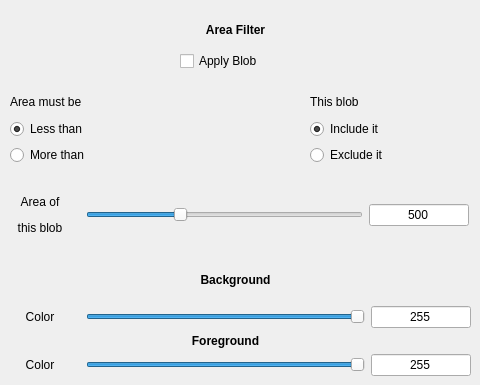
          <widget class="QWidget" name="tab_13">
           <attribute name="title">
            <string>Blob</string>
           </attribute>
           <widget class="QLabel" name="label_56">
            <property name="geometry">
             <rect>
              <x>0</x>
              <y>20</y>
              <width>471</width>
              <height>20</height>
             </rect>
            </property>
            <property name="text">
             <string>&lt;html&gt;&lt;head/&gt;&lt;body&gt;&lt;p align=&quot;center&quot;&gt;&lt;span style=&quot; font-weight:600;&quot;&gt;Area Filter&lt;/span&gt;&lt;/p&gt;&lt;/body&gt;&lt;/html&gt;</string>
            </property>
           </widget>
           <widget class="QWidget" name="gridLayoutWidget_29">
            <property name="geometry">
             <rect>
              <x>10</x>
              <y>90</y>
              <width>160</width>
              <height>75</height>
             </rect>
            </property>
            <layout class="QGridLayout" name="gridLayout_31">
             <item row="0" column="0">
              <widget class="QLabel" name="label_57">
               <property name="text">
                <string>Area must be</string>
               </property>
              </widget>
             </item>
             <item row="1" column="0">
              <widget class="QRadioButton" name="areablobLess">
               <property name="text">
                <string>Less than</string>
               </property>
               <property name="checked">
                <bool>true</bool>
               </property>
              </widget>
             </item>
             <item row="2" column="0">
              <widget class="QRadioButton" name="areablobMore">
               <property name="text">
                <string>More than</string>
               </property>
              </widget>
             </item>
            </layout>
           </widget>
           <widget class="QCheckBox" name="blobCheck">
            <property name="geometry">
             <rect>
              <x>180</x>
              <y>50</y>
              <width>101</width>
              <height>22</height>
             </rect>
            </property>
            <property name="text">
             <string>Apply Blob</string>
            </property>
           </widget>
           <widget class="QWidget" name="gridLayoutWidget_10">
            <property name="geometry">
             <rect>
              <x>0</x>
              <y>260</y>
              <width>471</width>
              <height>116</height>
             </rect>
            </property>
            <layout class="QGridLayout" name="gridLayout_12">
             <item row="0" column="0">
              <widget class="QLabel" name="label_26">
               <property name="text">
                <string>&lt;html&gt;&lt;head/&gt;&lt;body&gt;&lt;p align=&quot;center&quot;&gt;&lt;span style=&quot; font-weight:600;&quot;&gt;Background&lt;/span&gt;&lt;/p&gt;&lt;/body&gt;&lt;/html&gt;</string>
               </property>
              </widget>
             </item>
             <item row="1" column="0">
              <layout class="QGridLayout" name="gridLayout_10">
               <item row="0" column="1">
                <widget class="QSlider" name="backgroundRSlider">
                 <property name="maximum">
                  <number>255</number>
                 </property>
                 <property name="value">
                  <number>255</number>
                 </property>
                 <property name="orientation">
                  <enum>Qt::Horizontal</enum>
                 </property>
                </widget>
               </item>
               <item row="0" column="2">
                <widget class="QLineEdit" name="backgroundRSliderLE">
                 <property name="minimumSize">
                  <size>
                   <width>100</width>
                   <height>0</height>
                  </size>
                 </property>
                 <property name="maximumSize">
                  <size>
                   <width>100</width>
                   <height>16777215</height>
                  </size>
                 </property>
                 <property name="text">
                  <string>255</string>
                 </property>
                 <property name="alignment">
                  <set>Qt::AlignCenter</set>
                 </property>
                 <property name="readOnly">
                  <bool>true</bool>
                 </property>
                </widget>
               </item>
               <item row="0" column="0">
                <widget class="QLabel" name="label_18">
                 <property name="minimumSize">
                  <size>
                   <width>80</width>
                   <height>0</height>
                  </size>
                 </property>
                 <property name="maximumSize">
                  <size>
                   <width>80</width>
                   <height>16777215</height>
                  </size>
                 </property>
                 <property name="text">
                  <string>Color</string>
                 </property>
                 <property name="alignment">
                  <set>Qt::AlignCenter</set>
                 </property>
                </widget>
               </item>
               <item row="1" column="1">
                <widget class="QLabel" name="label_27">
                 <property name="text">
                  <string>&lt;html&gt;&lt;head/&gt;&lt;body&gt;&lt;p align=&quot;center&quot;&gt;&lt;span style=&quot; font-weight:600;&quot;&gt;Foreground&lt;/span&gt;&lt;/p&gt;&lt;/body&gt;&lt;/html&gt;</string>
                 </property>
                </widget>
               </item>
               <item row="2" column="2">
                <widget class="QLineEdit" name="foregroundRSliderLE">
                 <property name="minimumSize">
                  <size>
                   <width>100</width>
                   <height>0</height>
                  </size>
                 </property>
                 <property name="maximumSize">
                  <size>
                   <width>100</width>
                   <height>16777215</height>
                  </size>
                 </property>
                 <property name="text">
                  <string>255</string>
                 </property>
                 <property name="alignment">
                  <set>Qt::AlignCenter</set>
                 </property>
                 <property name="readOnly">
                  <bool>true</bool>
                 </property>
                </widget>
               </item>
               <item row="2" column="0">
                <widget class="QLabel" name="label_25">
                 <property name="minimumSize">
                  <size>
                   <width>80</width>
                   <height>0</height>
                  </size>
                 </property>
                 <property name="maximumSize">
                  <size>
                   <width>80</width>
                   <height>16777215</height>
                  </size>
                 </property>
                 <property name="text">
                  <string>Color</string>
                 </property>
                 <property name="alignment">
                  <set>Qt::AlignCenter</set>
                 </property>
                </widget>
               </item>
               <item row="2" column="1">
                <widget class="QSlider" name="foregroundRSlider">
                 <property name="maximum">
                  <number>255</number>
                 </property>
                 <property name="value">
                  <number>255</number>
                 </property>
                 <property name="orientation">
                  <enum>Qt::Horizontal</enum>
                 </property>
                </widget>
               </item>
              </layout>
             </item>
            </layout>
           </widget>
           <widget class="QWidget" name="gridLayoutWidget_31">
            <property name="geometry">
             <rect>
              <x>310</x>
              <y>90</y>
              <width>160</width>
              <height>75</height>
             </rect>
            </property>
            <layout class="QGridLayout" name="gridLayout_35">
             <item row="0" column="0">
              <widget class="QLabel" name="label_61">
               <property name="text">
                <string>This blob</string>
               </property>
              </widget>
             </item>
             <item row="1" column="0">
              <widget class="QRadioButton" name="blobInclude">
               <property name="text">
                <string>Include it</string>
               </property>
               <property name="checked">
                <bool>true</bool>
               </property>
              </widget>
             </item>
             <item row="2" column="0">
              <widget class="QRadioButton" name="blobExclude">
               <property name="text">
                <string>Exclude it</string>
               </property>
              </widget>
             </item>
            </layout>
           </widget>
           <widget class="QWidget" name="gridLayoutWidget_9">
            <property name="geometry">
             <rect>
              <x>0</x>
              <y>190</y>
              <width>469</width>
              <height>51</height>
             </rect>
            </property>
            <layout class="QGridLayout" name="gridLayout_11">
             <item row="0" column="0">
              <widget class="QLabel" name="label_29">
               <property name="minimumSize">
                <size>
                 <width>80</width>
                 <height>0</height>
                </size>
               </property>
               <property name="maximumSize">
                <size>
                 <width>80</width>
                 <height>16777215</height>
                </size>
               </property>
               <property name="text">
                <string>&lt;html&gt;&lt;head/&gt;&lt;body&gt;&lt;p align=&quot;center&quot;&gt;Area of&lt;/p&gt;&lt;p align=&quot;center&quot;&gt;this blob&lt;/p&gt;&lt;/body&gt;&lt;/html&gt;</string>
               </property>
               <property name="alignment">
                <set>Qt::AlignCenter</set>
               </property>
              </widget>
             </item>
             <item row="0" column="2">
              <widget class="QLineEdit" name="areablobSliderLE">
               <property name="minimumSize">
                <size>
                 <width>100</width>
                 <height>0</height>
                </size>
               </property>
               <property name="maximumSize">
                <size>
                 <width>100</width>
                 <height>16777215</height>
                </size>
               </property>
               <property name="text">
                <string>500</string>
               </property>
               <property name="alignment">
                <set>Qt::AlignCenter</set>
               </property>
               <property name="readOnly">
                <bool>true</bool>
               </property>
              </widget>
             </item>
             <item row="0" column="1">
              <widget class="QSlider" name="areablobSlider">
               <property name="maximum">
                <number>1500</number>
               </property>
               <property name="singleStep">
                <number>10</number>
               </property>
               <property name="value">
                <number>500</number>
               </property>
               <property name="orientation">
                <enum>Qt::Horizontal</enum>
               </property>
              </widget>
             </item>
            </layout>
           </widget>
           <zorder>label_56</zorder>
           <zorder>gridLayoutWidget_29</zorder>
           <zorder>blobCheck</zorder>
           <zorder>gridLayoutWidget_10</zorder>
           <zorder>verticalSpacer_6</zorder>
           <zorder>gridLayoutWidget_31</zorder>
           <zorder>gridLayoutWidget_9</zorder>
          </widget>
